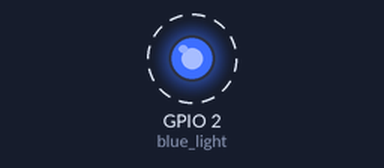
Bench run of a program on a simulated ESP32 board running MicroPython. Parts: output pins drawn as LEDs (lit = HIGH). Dashed ring = blinking. What the program prints to the serial console is not drawn.

Above: at 0.2 s.
Timing chart, 0 to 3.0 s (numbered marks = the images above):
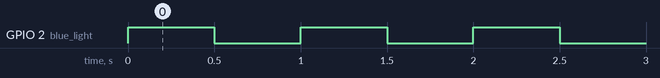

Measured:
- by itself, GPIO 2 (blue_light): alternates HIGH for 0.50 s and LOW for 0.50 s

The program:

flash.py
```python
from time import sleep_ms
from machine import Pin

blue_light=Pin(2,Pin.OUT)
try:

    for i in range (0,1000):
        blue_light(1)
        sleep_ms(500)
        blue_light(0)
        sleep_ms(500)
        print("hello")


except:
    pass
```
